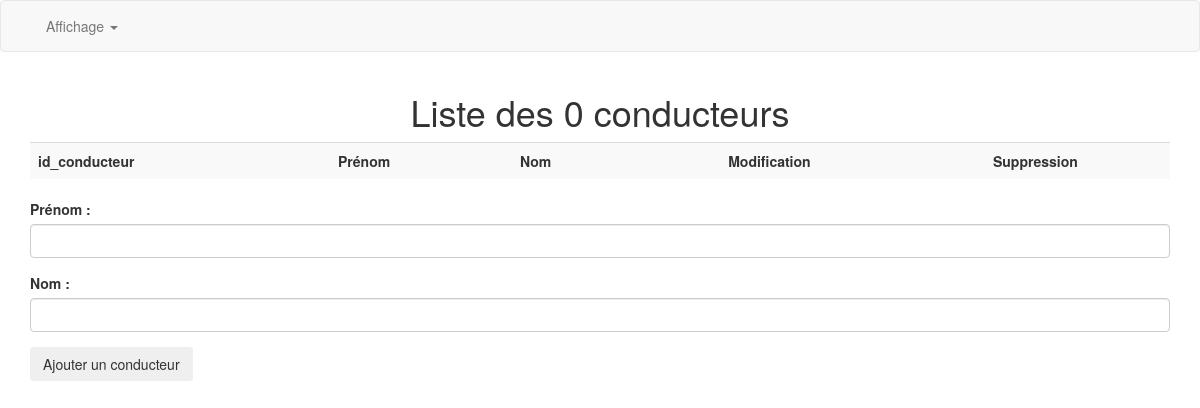
/conducteurs.php, run on an earlier commit of the app's database.
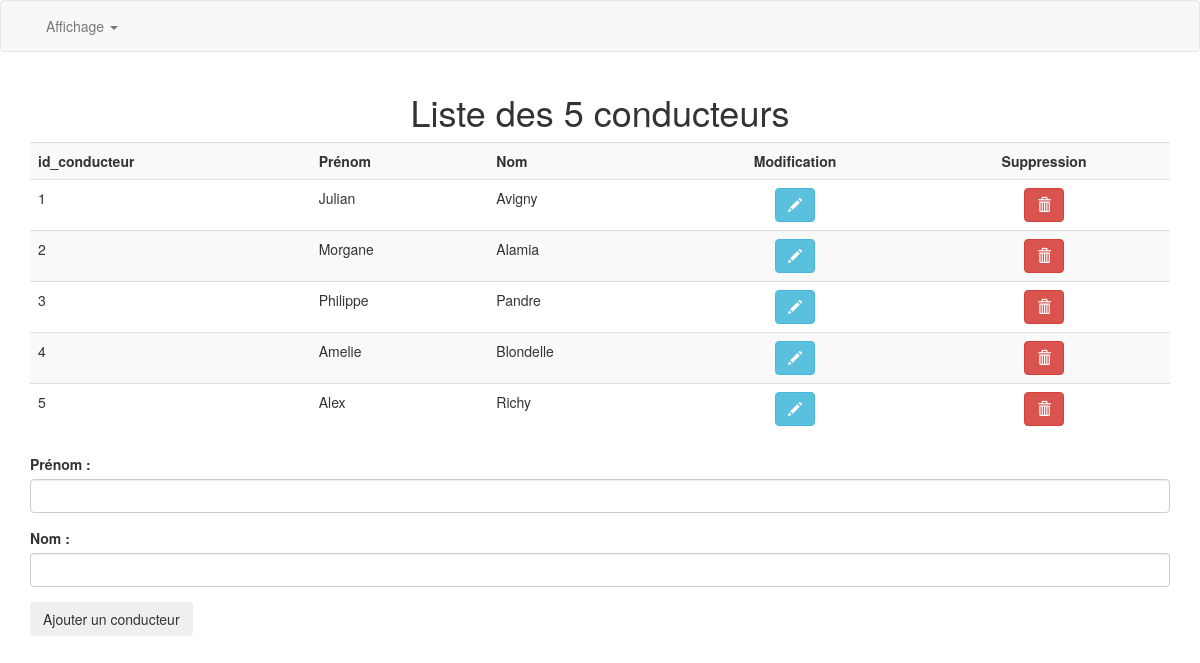
And on a later commit of the database.
### tables this page shows
CREATE TABLE `conducteur` (
  `id_conducteur` int(3) NOT NULL,
  `prenom` varchar(100) NOT NULL,
  `nom` varchar(100) NOT NULL
);

### conducteurs.php (the view, shortened to what this page needs)
<?php
include ('inc/init.inc.php');
$req = $pdo -> query ("SELECT * FROM conducteur");
$conducteurs = $req -> fetchAll(PDO::FETCH_ASSOC);
$nb = $req -> rowCount();
include ('inc/head.inc.php');
?>
<main class="container">
    <h1 class="text-center">Liste des <?= $nb ?> conducteurs</h1>
    <table class="table table-striped">
        <tr>
            <th>id_conducteur</th>
            <th>Prénom</th>
            <th>Nom</th>
            <th class="text-center">Modification</th>
            <th class="text-center">Suppression</th>
        </tr>
        <?php foreach ($conducteurs as $conducteur) : ?>
            <tr>
                <td><?= $conducteur['id_conducteur'] ?></td>
                <td><?= $conducteur['prenom'] ?></td>
                <td><?= $conducteur['nom'] ?></td>
                <td class="text-center">
                    <a href="?action=modif&id=<?= $conducteur['id_conducteur'] ?>">
                        <button type="button" class="btn btn-info">
                            <span class="glyphicon glyphicon-pencil" aria-hidden="true"></span>
                        </button>
                    </a>
                </td>
                <td class="text-center">
                    <a href="?action=suppr&id=<?= $conducteur['id_conducteur'] ?>">
                        <button  class="btn btn-danger">
                            <span class="glyphicon glyphicon-trash" aria-hidden="true"></span>
                        </button>
                    </a>
                </td>
            </tr>
        <?php endforeach; ?>
    </table>
    <form method="post">
        <div class="form-group">
            <label for="prenom">Prénom :</label>
            <input type="text" name="prenom" class="form-control" id="prenom" value="<?= (isset($prenom))?$prenom:'' ?>">
        </div>
        <div class="form-group">
            <label for="nom">Nom :</label>
            <input type="text" name="nom" class="form-control" id="nom" value="<?= (isset($nom))?$nom:'' ?>">
        </div>
        <?php $action=(isset($id_conducteur)?"Modifier le":"Ajouter un ") ?>
        <button type="submit" class="btn btn-submit"><?= $action ?>conducteur</button>
    </form>
</main>
<?php
include ('inc/footer.inc.php');
?>

### inc/head.inc.php (shortened to what this page needs)
<!DOCTYPE html>
<html lang="fr">
<head>
    <link href="css/bootstrap.min.css" rel="stylesheet">
</head>
<body>
    <nav class="navbar navbar-default">
        <div class="container-fluid">
            <div class="collapse navbar-collapse" id="bs-example-navbar-collapse-1">
                <ul class="nav navbar-nav">
                    <li class="dropdown">
                        <a href="#" class="dropdown-toggle" data-toggle="dropdown" role="button" aria-haspopup="true" aria-expanded="false">Affichage <span class="caret"></span></a>
                    </li>
                </ul>
            </div>
        </div>
    </nav>

### inc/footer.inc.php (shortened to what this page needs)
</body>
</html>

What changed in the data, as far as the page shows it:
added conducteur: id_conducteur "1", prenom "Julian", nom "Avigny"
added conducteur: id_conducteur "2", prenom "Morgane", nom "Alamia"
added conducteur: id_conducteur "3", prenom "Philippe", nom "Pandre"
added conducteur: id_conducteur "4", prenom "Amelie", nom "Blondelle"
added conducteur: id_conducteur "5", prenom "Alex", nom "Richy"
Also different on the page:
$nb: "0" → "5"
